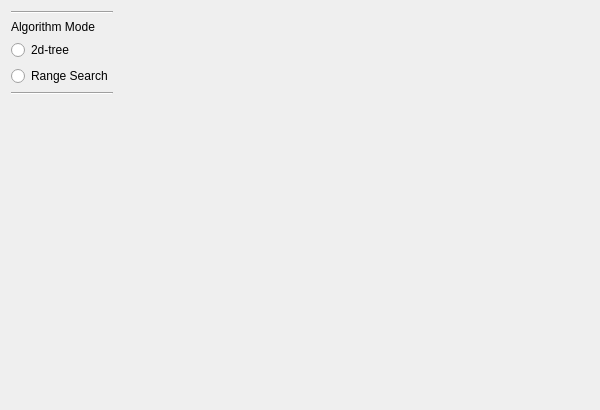
<?xml version="1.0" encoding="UTF-8"?>
<ui version="4.0">
 <class>MainWindowClass</class>
 <widget class="QMainWindow" name="MainWindowClass">
  <property name="geometry">
   <rect>
    <x>0</x>
    <y>0</y>
    <width>600</width>
    <height>410</height>
   </rect>
  </property>
  <property name="windowTitle">
   <string>Convex Hull in 2d</string>
  </property>
  <property name="locale">
   <locale language="German" country="Germany"/>
  </property>
  <widget class="QWidget" name="centralWidget">
   <layout class="QHBoxLayout" name="horizontalLayout_2">
    <item>
     <layout class="QVBoxLayout" name="verticalLayout">
      <item>
       <widget class="Line" name="line_2">
        <property name="lineWidth">
         <number>1</number>
        </property>
        <property name="orientation">
         <enum>Qt::Horizontal</enum>
        </property>
       </widget>
      </item>
      <item>
       <widget class="QLabel" name="label">
        <property name="text">
         <string>Algorithm Mode</string>
        </property>
       </widget>
      </item>
      <item>
       <widget class="QRadioButton" name="radioButton_1">
        <property name="toolTip">
         <string>&lt;html&gt;&lt;head/&gt;&lt;body&gt;&lt;p&gt;&lt;span style=&quot; font-weight:600;&quot;&gt;2d-tree Construction:&lt;/span&gt; Interactive construction of a 2d-tree of a set of points in the plane and visualize the resulting partitioning. &lt;/p&gt;&lt;/body&gt;&lt;/html&gt;</string>
        </property>
        <property name="text">
         <string>2d-tree</string>
        </property>
       </widget>
      </item>
      <item>
       <widget class="QRadioButton" name="radioButton_2">
        <property name="toolTip">
         <string>&lt;html&gt;&lt;head/&gt;&lt;body&gt;&lt;p&gt;&lt;span style=&quot; font-weight:600;&quot;&gt;Range search:&lt;/span&gt; Interactive range search for a rectangular query range based on the 2dtree. &lt;/p&gt;&lt;/body&gt;&lt;/html&gt;</string>
        </property>
        <property name="text">
         <string>Range Search</string>
        </property>
       </widget>
      </item>
      <item>
       <widget class="Line" name="line_3">
        <property name="lineWidth">
         <number>1</number>
        </property>
        <property name="orientation">
         <enum>Qt::Horizontal</enum>
        </property>
       </widget>
      </item>
      <item>
       <spacer name="verticalSpacer">
        <property name="orientation">
         <enum>Qt::Vertical</enum>
        </property>
        <property name="sizeHint" stdset="0">
         <size>
          <width>20</width>
          <height>40</height>
         </size>
        </property>
       </spacer>
      </item>
     </layout>
    </item>
    <item>
     <widget class="GLWidget" name="glwidget" native="true">
      <property name="sizePolicy">
       <sizepolicy hsizetype="Expanding" vsizetype="Preferred">
        <horstretch>0</horstretch>
        <verstretch>0</verstretch>
       </sizepolicy>
      </property>
      <layout class="QHBoxLayout" name="horizontalLayout"/>
     </widget>
    </item>
   </layout>
  </widget>
 </widget>
 <layoutdefault spacing="6" margin="11"/>
 <customwidgets>
  <customwidget>
   <class>GLWidget</class>
   <extends>QWidget</extends>
   <header>glwidget.h</header>
   <container>1</container>
  </customwidget>
 </customwidgets>
 <resources/>
 <connections/>
</ui>
